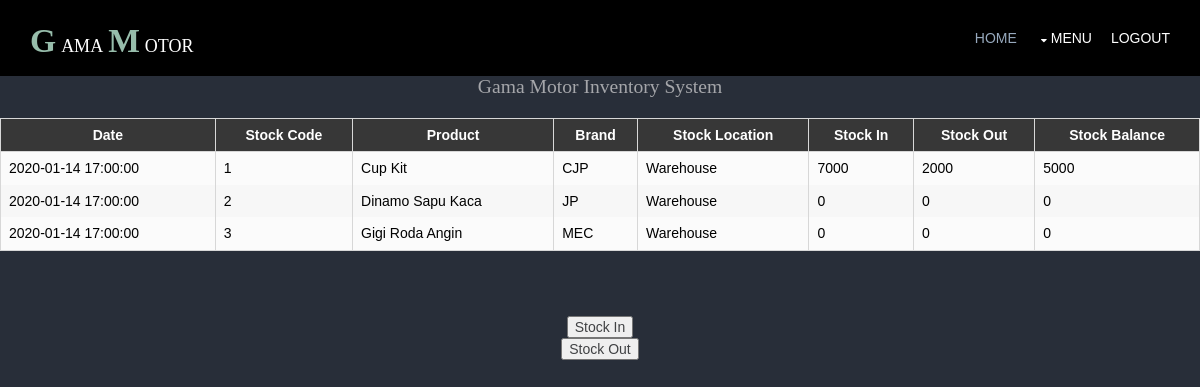
/inventorylist.php, run on the app's committed database.
### tables this page shows
CREATE TABLE `stock` (
  `stock_id` int(11) NOT NULL,
  `no` int(11) NOT NULL,
  `stock_code` varchar(255) NOT NULL,
  `product_type` varchar(255) NOT NULL,
  `brand` varchar(255) NOT NULL,
  `price` int(11) NOT NULL,
  `stock_location` varchar(255) NOT NULL,
  `stock_beginning` int(11) NOT NULL,
  `stock_in` int(11) NOT NULL,
  `stock_out` int(11) NOT NULL,
  `stock_quantity` int(11) NOT NULL,
  `date` timestamp NULL DEFAULT CURRENT_TIMESTAMP
);

### lib.php (called while the page is built, shortened)
<?php
require 'config.php';
function tampilkanStock(){
	global $koneksi;
	$sql = "SELECT * FROM stock";
	$hasil = $koneksi->query($sql);
	if($hasil->num_rows > 0) {
		return $hasil;
	} else {
		echo("Tidak Ada Data");
	}
}
 ?>

### inventorylist.php (the view, shortened to what this page needs)
<?php
require 'lib.php';
$stock = tampilkanStock();
?>
<!DOCTYPE html>
<link href="layout/styles/layout.css" rel="stylesheet" type="text/css" media="all">
</head>
<body id="top">
<div class="wrapper row1">
  <header id="header" class="hoc clear">
    <div id="logo" class="fl_left">
      <h1 class="logoname"><a href="action.php">Gama<span>m</span>otor</a></h1>
    </div>
    <nav id="mainav" class="fl_right">
      <ul class="clear">
        <li class="active"><a href="">Home</a></li>
        <li><a class="drop" href="action.php">Menu</a>
        </li>
        <li><a href="login.php">Logout</a></li>
      </ul>
    </nav>
  </header>
</div>
<html>
<head>
</head>
<body>
	<h1 align="center">Gama Motor Inventory System</h1>
		<table border="1" id="myTable" align="center">
		<thead>
			<tr>
				<th>Date</th>
				<th>Stock Code</th>
				<th>Product</th>
				<th>Brand</th>
				<th>Stock Location</th>
 				<th>Stock In</th>
				<th>Stock Out</th>
				<th>Stock Balance</th>
			</tr>
		</thead>
		<tbody>
			<?php
			while ( $row = $stock->fetch_assoc()) {
			?>
			<tr>
				<td><?php echo $row['date']?></td>
				<td><?php echo $row['no'];?></td>
				<td><?php echo $row['product_type'];?></td>
				<td><?php echo $row['brand'];?></td>
				<td><?php echo $row['stock_location'];?></td>
				<td><?php echo $row['stock_in'];?></td>
				<td><?php echo $row['stock_out'];?></td>
				<td><?php echo $row['stock_beginning']+$row['stock_in']-$row['stock_out']; ?></td>
			</tr>
			<?php
			}
			 ?>
		</tbody>
	</table>
	<div align="center" style="padding-top: 50px">
	<button><a href="stockin.php">Stock In</a></button>
	<button><a href="stockout.php">Stock Out</a></button>
	</div>
</body>
</html>

### layout/styles/layout.css (style rules this page uses)
#header #logo { margin:22px 0 0 0; }
*, *::before, *::after { transition:all .3s ease-in-out; }
nav ul, nav ol { margin:0; padding:0; list-style:none; }
#mainav, #breadcrumb, .sidebar nav { line-height:normal; }
#mainav .drop::after, #mainav li li .drop::after, #breadcrumb li a::after, .sidebar nav a::after { position:absolute; font-family:"Font Awesome\ 5 Free"; font-weight:900; font-size:10px; line-height:10px; }
#mainav ul { text-transform:uppercase; }
#mainav li { display:inline-block; position:relative; margin:0 15px 0 0; padding:0; }
#mainav li:last-child { margin-right:0; }
#mainav li a { display:block; padding:30px 0; }
#mainav .drop { padding-left:15px; }
#mainav .drop::after, #mainav li li .drop::after { content:"\f0d7"; }
#mainav .drop::after { top:35px; left:5px; }
table, th, td { border:1px solid; border-collapse:collapse; vertical-align:top; }
table, th { table-layout:auto; }
table { width:100%; margin-bottom:15px; }
th, td { padding:5px 8px; }
td { border-width:0 1px; }
body { color:#A5A6AA; background-color:#282E39; }
a { color:#404244; }
.logoname a { color:#FFFFFF; }
.logoname::first-letter, .logoname span { color:#97BDAB; }
.row1 { color:#FFFFFF; background-color:#000000; }
#header #logo a { color:inherit; }
#mainav li a { color:inherit; }
#mainav .active a, #mainav a:hover, #mainav li:hover > a { color:#97A9BD; background-color:inherit; }
table, th, td, #comments .avatar, #comments input, #comments textarea { border-color:#D7D7D7; }
th { color:#FFFFFF; background-color:#373737; }
tr, #comments li, #comments input[type="submit"], #comments input[type="reset"] { color:black; background-color:#FBFBFB; }
tr:nth-child(even), #comments li:nth-child(even) { background-color:#F7F7F7; }
@media screen and (min-width:1140px) { .hoc { max-width:1140px; } }

### layout/styles/framework.css (style rules this page uses)
html { overflow-y:scroll; overflow-x:hidden; }
html, body { margin:0; padding:0; font-size:14px; line-height:1.6em; }
.logoname { margin:0; padding:0; font-size:1.8rem; font-variant:small-caps; }
.logoname::first-letter, .logoname span { margin:0 5px; font-size:2.4rem; font-weight:700; text-transform:uppercase; }
.logoname::first-letter { margin-left:0; }
.clear, .group { display:block; }
.clear::before, .clear::after, .group::before, .group::after { display:table; content:""; }
.clear, .clear::after, .group, .group::after { clear:both; }
a { outline:none; text-decoration:none; }
.fl_left, .imgl { float:left; }
.fl_right, .imgr { float:right; }
body, input, textarea, select { font-family:Verdana, Geneva, sans-serif; }
h1, h2, h3, h4, h5, h6, .heading { font-family:Georgia, "Times New Roman", Times, serif; }
label, input, textarea, select, button { display:block; resize:none; outline:none; color:#948d7e; font-size:inherit; font-family:inherit; vertical-align:middle; }
::placeholder { opacity:1; }
h1, h2, h3, h4, h5, h6, .heading { margin:0 0 20px 0; font-size:1.4rem; line-height:normal; font-weight:normal; text-transform:capitalize; }
.wrapper { display:block; position:relative; width:100%; margin:0; padding:0; text-align:left; word-wrap:break-word; }
.hoc { display:block; margin:0 auto; }
address, article, aside, figcaption, figure, footer, header, main, nav, section { display:block; margin:0; padding:0; }

### data on the page
stock: date "2020-01-14 17:00:00", no "1", product_type "Cup Kit", brand "CJP", stock_location "Warehouse", stock_in "7000", stock_out "2000", $row['stock_beginning']+$row['stock_in']-$row['stock_out'] "5000"
stock: date "2020-01-14 17:00:00", no "2", product_type "Dinamo Sapu Kaca", brand "JP", stock_location "Warehouse", stock_in "0", stock_out "0", $row['stock_beginning']+$row['stock_in']-$row['stock_out'] "0"
stock: date "2020-01-14 17:00:00", no "3", product_type "Gigi Roda Angin", brand "MEC", stock_location "Warehouse", stock_in "0", stock_out "0", $row['stock_beginning']+$row['stock_in']-$row['stock_out'] "0"
